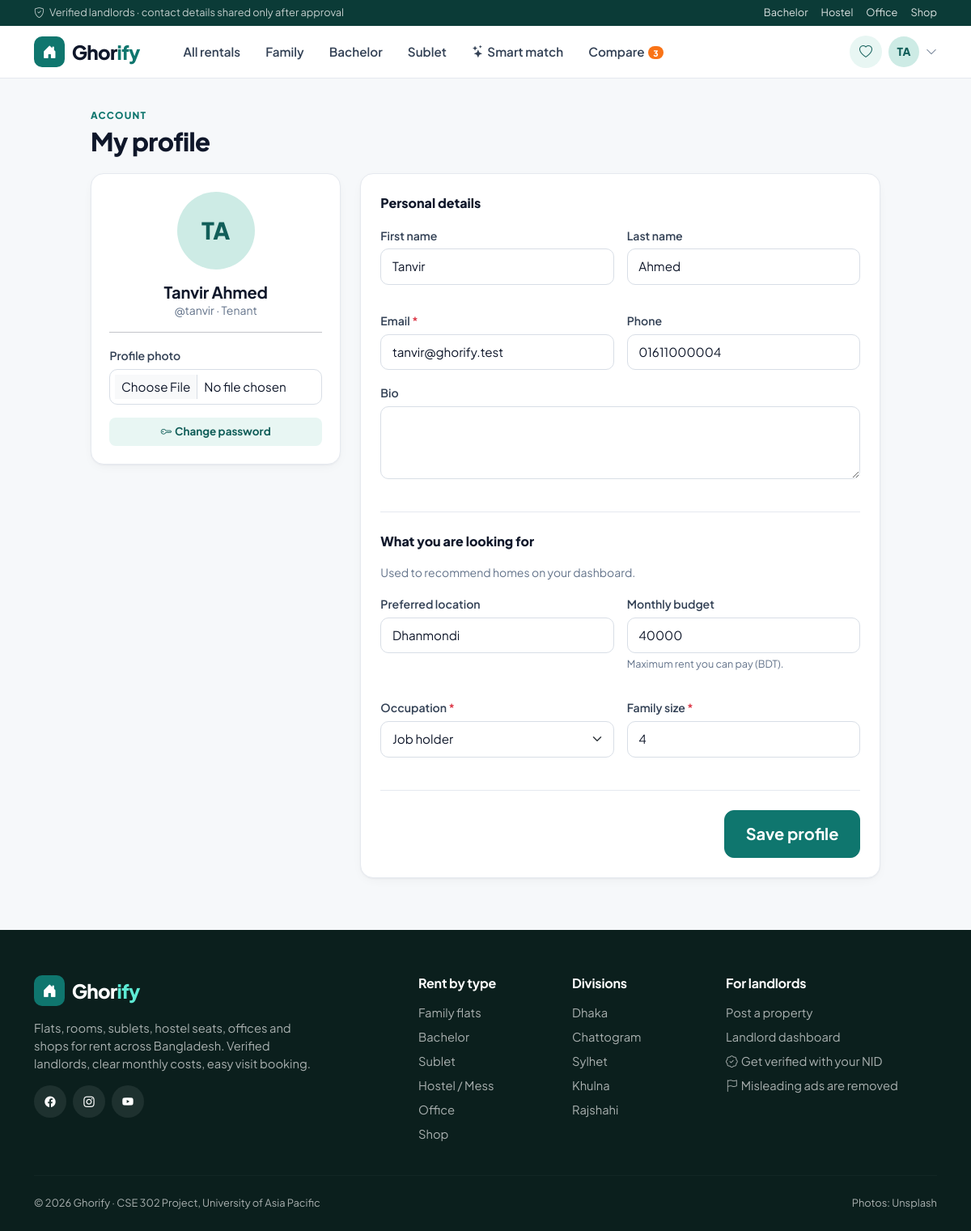
The page /accounts/profile/ (signed in) on the database its author committed.
### accounts/models.py (models this page shows, shortened)
class User(AbstractUser):
    objects = GhorifyUserManager()
    class Role(models.TextChoices):
        TENANT = 'tenant', 'Tenant'
        LANDLORD = 'landlord', 'Landlord'
        ADMIN = 'admin', 'Admin'
    email = models.EmailField(unique=True)
    role = models.CharField(max_length=10, choices=Role.choices, default=Role.TENANT)
    phone = models.CharField(max_length=14, blank=True, validators=[phone_validator])
    avatar = models.ImageField(upload_to=avatar_upload_path, blank=True, null=True)
    bio = models.TextField(blank=True, max_length=500)
    class Meta:
        ordering = ['-date_joined']
    @property
    def is_tenant(self):
        return self.role == self.Role.TENANT
    @property
    def is_landlord(self):
        return self.role == self.Role.LANDLORD
    @property
    def display_name(self):
        return self.get_full_name() or self.username
    @property
    def initials(self):
        name = self.display_name.split()
        return ''.join(part[0] for part in name[:2]).upper()

class TenantProfile(models.Model):
    class Occupation(models.TextChoices):
        STUDENT = 'student', 'Student'
        PROFESSIONAL = 'professional', 'Job holder'
        BUSINESS = 'business', 'Business'
        OTHER = 'other', 'Other'
    user = models.OneToOneField(settings.AUTH_USER_MODEL, on_delete=models.CASCADE, related_name='tenant_profile')
    preferred_location = models.CharField(max_length=120, blank=True)
    occupation = models.CharField(max_length=20, choices=Occupation.choices, default=Occupation.OTHER)
    family_size = models.PositiveSmallIntegerField(default=1)
    monthly_budget = models.PositiveIntegerField(null=True, blank=True, help_text='Maximum rent you can pay (BDT).')

### accounts/views.py (the view, shortened to what this page needs)
# urls.py: path('profile/', views.profile, name='profile'),
@login_required
def profile(request):
    user = request.user
    role_form_class, role_instance = None, None
    if user.is_tenant:
        role_form_class, role_instance = TenantProfileForm, user.tenant_profile
    elif user.is_landlord:
        role_form_class, role_instance = LandlordProfileForm, user.landlord_profile
    user_form = UserUpdateForm(request.POST or None, request.FILES or None, instance=user)
    role_form = role_form_class(request.POST or None, request.FILES or None, instance=role_instance) if role_form_class else None
    return render(request, 'accounts/profile.html', {'user_form': user_form, 'role_form': role_form})

### accounts/forms.py (shortened to what this page needs)
class UserUpdateForm(forms.ModelForm):
    class Meta:
        model = User
        fields = ('first_name', 'last_name', 'email', 'phone', 'avatar', 'bio')
        widgets = {'bio': forms.Textarea(attrs={'rows': 3})}

class TenantProfileForm(forms.ModelForm):
    class Meta:
        model = TenantProfile
        fields = ('preferred_location', 'occupation', 'family_size', 'monthly_budget')

### interactions/context_processors.py (called while the page is built)
def compare_count(request):
    user = getattr(request, 'user', None)
    if not (user and user.is_authenticated and user.is_tenant):
        return {}
    comparison = user.comparisons.first()
    return {'compare_count': comparison.items.count() if comparison else 0}

### properties/templatetags/ghorify_tags.py (called while the page is built)
@register.filter
def bs(field, extra=''):
    widget = field.field.widget
    if isinstance(widget, (forms.CheckboxInput,)):
        css = 'form-check-input'
    elif isinstance(widget, (forms.Select, forms.SelectMultiple)) and not isinstance(widget, forms.CheckboxSelectMultiple):
        css = 'form-select'
    elif isinstance(widget, (forms.RadioSelect, forms.CheckboxSelectMultiple)):
        css = ''
    else:
        css = 'form-control'
    if field.errors:
        css += ' is-invalid'
    attrs = {'class': f'{css} {extra}'.strip()}
    return field.as_widget(attrs=attrs)

@register.filter
def widget_kind(field):
    widget = field.field.widget
    if isinstance(widget, forms.CheckboxSelectMultiple):
        return 'multi'
    if isinstance(widget, forms.RadioSelect):
        return 'radio'
    if isinstance(widget, forms.CheckboxInput):
        return 'switch'
    return 'default'

### templates/accounts/profile.html (shortened to what this page needs)
{% extends 'base.html' %}
{% block content %}
<div class="container" style="max-width:1000px">
  <div class="page-header"><span class="eyebrow">Account</span><h1>My profile</h1></div>
  <form method="post" enctype="multipart/form-data" novalidate>{% csrf_token %}
    <div class="row g-4">
      <div class="col-lg-4">
        <div class="gh-card gh-card-body text-center">
          {% if user.avatar %}<img src="{{ user.avatar.url }}" class="avatar avatar-lg mb-3" alt="">{% else %}<span class="avatar avatar-lg mb-3">{{ user.initials }}</span>{% endif %}
          <h5 class="mb-0">{{ user.display_name }}</h5>
          <div class="text-muted small mb-3">@{{ user.username }} · {{ user.get_role_display }}</div>
          <hr>
          <div class="text-start">
            <label class="form-label" for="id_avatar">Profile photo</label>
            <input type="file" name="avatar" id="id_avatar" class="form-control form-control-sm" accept="image/*">
          </div>
          <a href="{% url 'accounts:password_change' %}" class="btn btn-soft btn-sm w-100 mt-3"><i class="bi bi-key me-1"></i>Change password</a>
        </div>
      </div>
      <div class="col-lg-8">
        <div class="gh-card gh-card-body p-4">
          <div class="form-section">
            <div class="form-section-title">Personal details</div>
            <div class="row g-3">
              <div class="col-md-6">{% include 'partials/field.html' with field=user_form.first_name %}</div>
              <div class="col-md-6">{% include 'partials/field.html' with field=user_form.last_name %}</div>
              <div class="col-md-6">{% include 'partials/field.html' with field=user_form.email %}</div>
              <div class="col-md-6">{% include 'partials/field.html' with field=user_form.phone %}</div>
            </div>
            {% include 'partials/field.html' with field=user_form.bio %}
          </div>
          {% if role_form %}
          <div class="form-section">
            {% if user.is_tenant %}
              <div class="form-section-title">What you are looking for</div>
              <p class="small text-muted">Used to recommend homes on your dashboard.</p>
              <div class="row g-3">
                <div class="col-md-6">{% include 'partials/field.html' with field=role_form.preferred_location %}</div>
                <div class="col-md-6">{% include 'partials/field.html' with field=role_form.monthly_budget %}</div>
                <div class="col-md-6">{% include 'partials/field.html' with field=role_form.occupation %}</div>
                <div class="col-md-6">{% include 'partials/field.html' with field=role_form.family_size %}</div>
              </div>
            {% endif %}
          </div>
          {% endif %}
          <div class="text-end"><button class="btn btn-primary btn-lg">Save profile</button></div>
        </div>
      </div>
    </div>
  </form>
</div>
{% endblock %}

### templates/partials/navbar.html (shortened to what this page needs)
{% with url=request.resolver_match.url_name ns=request.resolver_match.namespace %}
<div class="top-strip d-none d-md-block">
  <div class="container d-flex justify-content-between">
    <span><i class="bi bi-shield-check me-1"></i> Verified landlords · contact details shared only after approval</span>
    <span class="d-flex gap-3">
      <a href="{% url 'properties:browse' %}?category=bachelor">Bachelor</a>
      <a href="{% url 'properties:browse' %}?category=hostel">Hostel</a>
      <a href="{% url 'properties:browse' %}?category=office">Office</a>
      <a href="{% url 'properties:browse' %}?category=shop">Shop</a>
    </span>
  </div>
</div>
<nav class="navbar navbar-expand-lg gh-nav sticky-top py-2">
  <div class="container">
    <a class="navbar-brand gh-brand" href="{% url 'properties:home' %}">
      <span class="logo"><i class="bi bi-house-door-fill"></i></span><span>Ghor<span class="accent">ify</span></span>
    </a>
    <div class="collapse navbar-collapse" id="mainNav">
      <ul class="navbar-nav ms-lg-4 me-auto gap-1 mt-3 mt-lg-0">
        <li class="nav-item"><a class="nav-link {% if url == 'browse' and not request.GET.category %}active{% endif %}" href="{% url 'properties:browse' %}">All rentals</a></li>
        <li class="nav-item"><a class="nav-link {% if request.GET.category == 'family' %}active{% endif %}" href="{% url 'properties:browse' %}?category=family">Family</a></li>
        <li class="nav-item"><a class="nav-link {% if request.GET.category == 'bachelor' %}active{% endif %}" href="{% url 'properties:browse' %}?category=bachelor">Bachelor</a></li>
        <li class="nav-item"><a class="nav-link {% if request.GET.category == 'sublet' %}active{% endif %}" href="{% url 'properties:browse' %}?category=sublet">Sublet</a></li>
        <li class="nav-item"><a class="nav-link {% if ns == 'search' and url == 'search' %}active{% endif %}" href="{% url 'search:search' %}"><i class="bi bi-stars me-1"></i>Smart match</a></li>
        {% if user.is_authenticated and user.is_tenant %}
          <li class="nav-item"><a class="nav-link {% if url == 'compare' or url == 'comparison' %}active{% endif %}" href="{% url 'interactions:compare' %}">Compare{% if compare_count %}<span class="nav-badge">{{ compare_count }}</span>{% endif %}</a></li>
        {% elif user.is_authenticated and user.is_landlord %}
          <li class="nav-item"><a class="nav-link {% if url == 'mine' %}active{% endif %}" href="{% url 'properties:mine' %}">My listings</a></li>
          <li class="nav-item"><a class="nav-link {% if url == 'incoming' %}active{% endif %}" href="{% url 'interactions:incoming' %}">Requests</a></li>
        {% elif user.is_authenticated and user.is_platform_admin %}
          <li class="nav-item"><a class="nav-link {% if url == 'moderation' %}active{% endif %}" href="{% url 'dashboard:moderation' %}">Moderation</a></li>
        {% endif %}
      </ul>
      <div class="d-flex align-items-center gap-2 mt-3 mt-lg-0">
        {% if user.is_authenticated %}
          {% if user.is_tenant %}
            <a href="{% url 'interactions:favourites' %}" class="btn btn-icon btn-soft" title="Saved properties"><i class="bi bi-heart"></i></a>
          {% endif %}
          <div class="dropdown">
            <a href="#" class="d-flex align-items-center gap-2 text-reset" data-bs-toggle="dropdown" aria-expanded="false">
              {% if user.avatar %}<img src="{{ user.avatar.url }}" class="avatar" alt="">{% else %}<span class="avatar">{{ user.initials }}</span>{% endif %}
              <i class="bi bi-chevron-down small text-muted"></i>
            </a>
          </div>
        {% else %}
          <a href="{% url 'accounts:login' %}" class="btn btn-sm btn-soft"><i class="bi bi-person me-1"></i>Log in</a>
        {% endif %}
      </div>
    </div>
  </div>
</nav>
{% endwith %}

### templates/partials/field.html (shortened to what this page needs)
{% load ghorify_tags %}{% with kind=field|widget_kind %}
<div class="{{ wrapper|default:'mb-3' }}">
  {% if kind == 'switch' %}
    <div class="form-check form-switch">
      {{ field|bs }}
      <label class="form-check-label fw-semibold" for="{{ field.id_for_label }}">{{ field.label }}</label>
    </div>
  {% elif kind == 'multi' %}
    <label class="form-label">{{ field.label }}</label>
    <div class="check-grid">
      {% for opt in field %}<div class="check-pill">{{ opt.tag }}<label for="{{ opt.id_for_label }}">{{ opt.choice_label }}</label></div>{% endfor %}
    </div>
  {% elif kind == 'radio' %}
    <label class="form-label d-block">{{ field.label }}</label>
    <div class="d-flex flex-wrap gap-2">
      {% for opt in field %}<div class="check-pill">{{ opt.tag }}<label for="{{ opt.id_for_label }}">{{ opt.choice_label }}</label></div>{% endfor %}
    </div>
  {% else %}
    <label class="form-label" for="{{ field.id_for_label }}">{{ field.label }}{% if field.field.required %} <span class="text-danger">*</span>{% endif %}</label>
    {{ field|bs }}
  {% endif %}
  {% if field.help_text %}<div class="form-text">{{ field.help_text }}</div>{% endif %}
</div>
{% endwith %}

### static/css/ghorify.css (style rules this page uses)
:root { --gh-primary: #0f766e; --gh-primary-dark: #115e59; --gh-primary-light: #14b8a6; --gh-soft: #e8f6f3; --gh-soft-2: #cdebe5; --gh-accent: #f97316; --gh-accent-dark: #ea580c; --gh-dark: #0b3b37; --gh-ink: #0f172a; --gh-muted: #64748b; --gh-line: #e5e9ef; --gh-bg: #f6f8fa; --gh-green: #16a34a; --gh-amber: #d97706; --gh-red: #dc2626; --gh-radius: 16px; --gh-radius-sm: 10px; --gh-shadow: 0 1px 2px rgba(15, 23, 42, .04), 0 4px 16px -6px rgba(15, 23, 42, .08); --gh-shadow-lg: 0 18px 40px -16px rgba(15, 23, 42, .25); --bs-body-font-family: 'Plus Jakarta Sans', system-ui, -apple-system, 'Segoe UI', sans-serif; --bs-body-color: var(--gh-ink); --bs-body-bg: var(--gh-bg); --bs-primary: var(--gh-primary); --bs-primary-rgb: 15, 118, 110; --bs-link-color: var(--gh-primary); --bs-link-color-rgb: 15, 118, 110; --bs-link-hover-color: var(--gh-primary-dark); --bs-border-color: var(--gh-line); }
body { background: var(--gh-bg); color: var(--gh-ink); -webkit-font-smoothing: antialiased; }
h1, h2, h3, h4, h5, h6, .display-font { font-family: var(--bs-body-font-family); color: var(--gh-ink); font-weight: 800; letter-spacing: -.02em; }
h4, h5, h6 { font-weight: 700; letter-spacing: -.01em; }
.text-muted, .text-secondary { color: var(--gh-muted) !important; }
a { text-decoration: none; }
.btn { border-radius: 10px; font-weight: 700; padding: .6rem 1.15rem; transition: all .15s ease; }
.btn-sm { padding: .38rem .8rem; font-size: .84rem; border-radius: 8px; }
.btn-lg { padding: .85rem 1.6rem; border-radius: 12px; }
.btn-primary { --bs-btn-bg: var(--gh-primary); --bs-btn-border-color: var(--gh-primary); --bs-btn-hover-bg: var(--gh-primary-dark); --bs-btn-hover-border-color: var(--gh-primary-dark); --bs-btn-active-bg: var(--gh-dark); --bs-btn-active-border-color: var(--gh-dark); --bs-btn-disabled-bg: var(--gh-primary); --bs-btn-disabled-border-color: var(--gh-primary); }
.btn-soft { background: var(--gh-soft); color: var(--gh-primary-dark); border: 1px solid transparent; }
.btn-icon { width: 40px; height: 40px; padding: 0; display: inline-grid; place-items: center; border-radius: 50%; }
.top-strip { background: var(--gh-dark); color: rgba(255, 255, 255, .75); font-size: .8rem; padding: .4rem 0; }
.top-strip a { color: rgba(255, 255, 255, .85); }
.gh-nav { background: #fff; border-bottom: 1px solid var(--gh-line); }
.gh-brand { font-weight: 800; font-size: 1.5rem; color: var(--gh-ink) !important; display: flex; align-items: center; gap: .55rem; letter-spacing: -.03em; }
.gh-brand .logo { width: 38px; height: 38px; border-radius: 10px; display: grid; place-items: center; color: #fff; background: var(--gh-primary); font-size: 1.1rem; }
.gh-brand span.accent { color: var(--gh-primary); }
.gh-nav .nav-link { font-weight: 600; color: #334155; border-radius: 8px; padding: .5rem .85rem !important; font-size: .95rem; }
.nav-badge { font-size: .65rem; background: var(--gh-accent); color: #fff; border-radius: 999px; padding: .12rem .42rem; margin-left: .25rem; font-weight: 800; }
.avatar { width: 38px; height: 38px; border-radius: 50%; object-fit: cover; display: inline-grid; place-items: center; background: var(--gh-soft-2); color: var(--gh-primary-dark); font-weight: 800; font-size: .85rem; flex-shrink: 0; }
.avatar-lg { width: 96px; height: 96px; font-size: 1.8rem; }
.eyebrow { text-transform: uppercase; letter-spacing: .1em; font-size: .74rem; font-weight: 800; color: var(--gh-primary); }
.page-header { padding: 2rem 0 1.25rem; }
.page-header h1 { font-size: clamp(1.6rem, 2.6vw, 2.2rem); margin: .2rem 0 0; }
.gh-card { background: #fff; border: 1px solid var(--gh-line); border-radius: var(--gh-radius); box-shadow: var(--gh-shadow); }
.gh-card-body { padding: 1.4rem; }
.form-control, .form-select { border-radius: 10px; border-color: #d8dee6; padding: .62rem .85rem; background-color: #fff; font-size: .95rem; }
.form-label { font-weight: 600; font-size: .88rem; margin-bottom: .35rem; color: #334155; }
.form-text { color: var(--gh-muted); font-size: .79rem; }
.form-section { padding-bottom: 1.5rem; margin-bottom: 1.5rem; border-bottom: 1px solid var(--gh-line); }
.form-section-title { font-weight: 800; font-size: 1rem; color: var(--gh-ink); margin-bottom: 1rem; display: flex; align-items: center; gap: .6rem; }

### rows shown on the page
User: initials "TA", display_name "Tanvir Ahmed", username "tanvir", role "Tenant", first_name "Tanvir", last_name "Ahmed", email "tanvir@ghorify.test", phone "01611000004"
TenantProfile: preferred_location "Dhanmondi", monthly_budget "40000", occupation "Job holder", family_size "4"

### other values the page prints
{{ compare_count }} "3"
{{ field.label }} "First name Last name Email Phone Bio Preferred location Monthly budget Occupation Family size"
{{ field.help_text }} "Maximum rent you can pay (BDT)."
